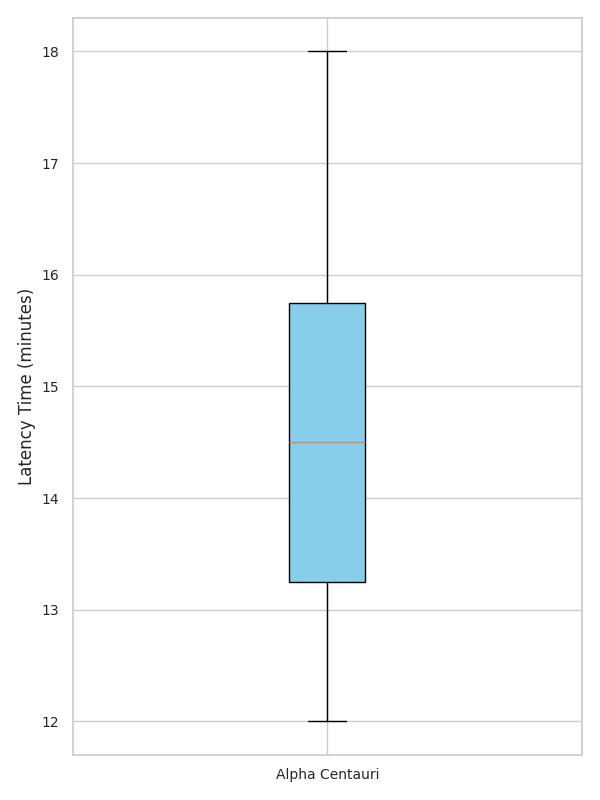

Python code for this plot:
import matplotlib.pyplot as plt

alpha_centauri_latency = [12, 14, 15, 13, 18, 16, 17, 14, 12, 15]

plt.figure(figsize=(6, 8))
plt.boxplot(alpha_centauri_latency, vert=True, patch_artist=True, boxprops=dict(facecolor='skyblue'))

plt.ylabel('Latency Time (minutes)')
plt.yticks(fontsize=10)
plt.xticks([1], ['Alpha Centauri'], fontsize=10)

plt.tight_layout()
plt.show()
